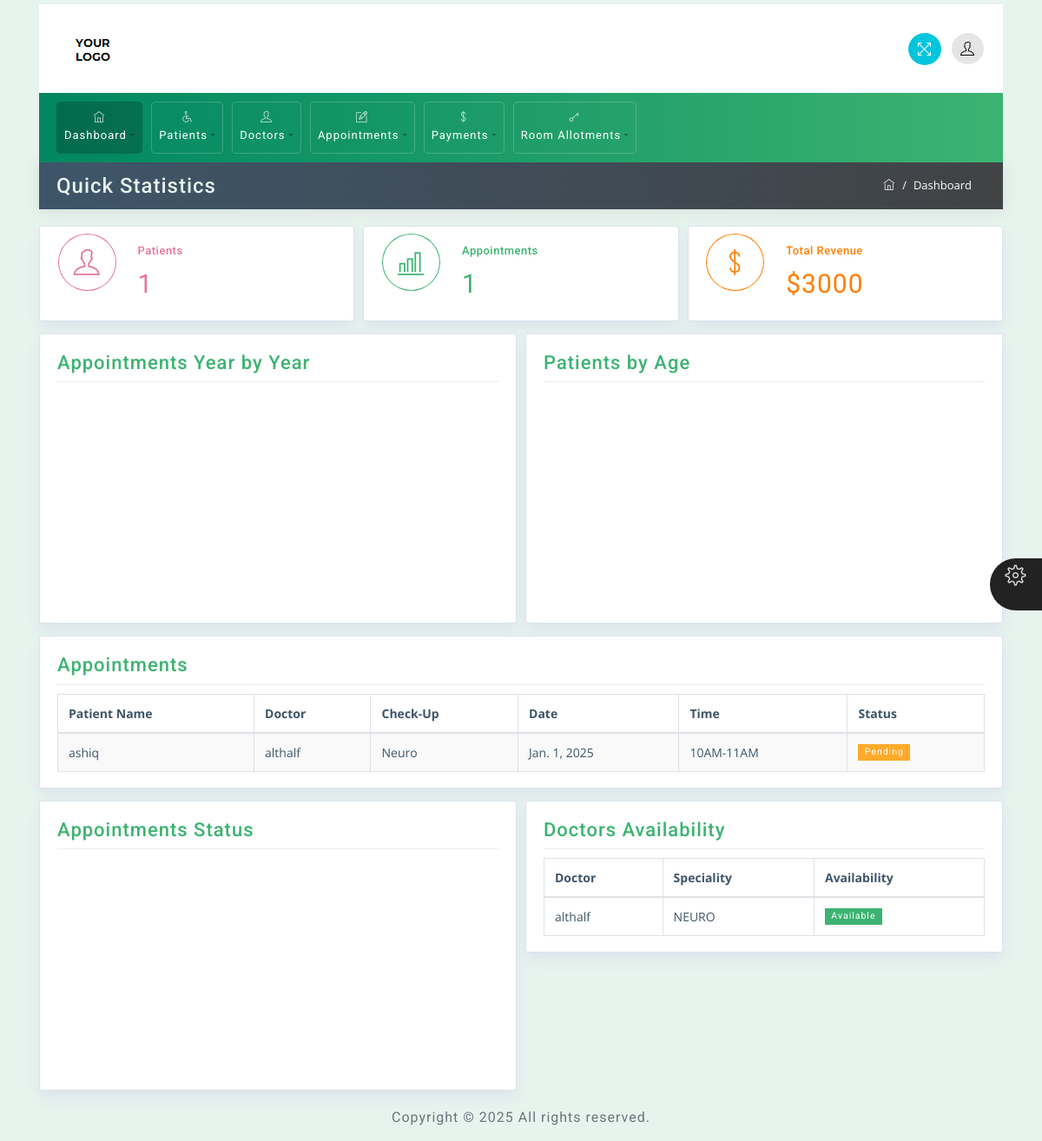
The app's page / (signed in) with its own data.
### app/models.py (models this page shows, shortened)
class Appointment(models.Model):
    DEPARTMENTS = [
        ('Neuro', 'Neuro'),
        ('Gynae', 'Gynae'),
    ]
    TIME_SLOTS = [
        ('10AM-11AM', '10AM-11AM'),
        ('10PM-11PM', '10PM-11PM'),
        ('06AM-07AM', '06AM-07AM'),
    ]
    STATUS_CHOICES = [
        ('Pending', 'Pending'),
        ('Completed', 'Completed'),
        ('Cancelled', 'Cancelled'),
    ]
    patient = models.ForeignKey(Patient, on_delete=models.CASCADE)
    department = models.CharField(max_length=100, choices=DEPARTMENTS)
    doctor = models.ForeignKey(Doctor, on_delete=models.CASCADE)
    appointment_date = models.DateField()
    time_slot = models.CharField(max_length=20, choices=TIME_SLOTS)
    token_number = models.CharField(max_length=40, unique=True)  # Auto-generated
    problem = models.TextField()
    status = models.CharField(max_length=20, choices=STATUS_CHOICES, default='Pending')

class Patient(models.Model):
    name = models.CharField(max_length=100)
    date_of_birth = models.DateField()
    age = models.PositiveIntegerField()
    phone = models.CharField(max_length=15)
    email = models.EmailField()
    gender = models.CharField(max_length=10, choices=[('Male', 'Male'), ('Female', 'Female')])
    address = models.TextField()
    file = models.FileField(upload_to='patients/')

class Doctor(models.Model):
    AVAILABILITY_CHOICES = [
        ('Available', 'Available'),
        ('Not Available', 'Not Available'),
    ]
    name = models.CharField(max_length=100)
    date_of_birth = models.DateField()
    specialization = models.CharField(max_length=100)
    experience = models.PositiveIntegerField()  # Years of experience
    age = models.PositiveIntegerField()
    phone = models.CharField(max_length=15)
    email = models.EmailField()
    gender = models.CharField(max_length=10, choices=[('Male', 'Male'), ('Female', 'Female')])
    address = models.TextField()
    file = models.FileField(upload_to='doctors/')
    availability = models.CharField(max_length=20, choices=AVAILABILITY_CHOICES, default='Available')

### app/views.py (the view)
# urls.py: path('', views.index, name='index'),
def index(request):
    if not request.user.is_authenticated:
        return redirect('login')
    patient_count = Patient.objects.count()
    doctor_count = Doctor.objects.count()
    appointment_count = Appointment.objects.count()
    appointments = Appointment.objects.all()
    doctors  = Doctor.objects.all()
    total_payments = Payment.objects.aggregate(total_amount=Sum('paid'))['total_amount']
    payment_count = Payment.objects.count()
    department_counts = Appointment.objects.values('department').annotate(count=Count('id'))
    room_allotments = RoomAllotment.objects.values('room_type').annotate(count=Count('id'))
    context = {
        'doctors' : doctors,
        'patient_count': patient_count,
        'doctor_count': doctor_count,
        'appointment_count': appointment_count,
        'appointments' : appointments,
        'total_payments': total_payments,
        'payment_count': payment_count,
        'department_counts': department_counts,
        'room_allotments': room_allotments,
        'active_page': 'dashboard',
    }
    return render(request, 'index.html', context)

### app/templates/index.html (shortened to what this page needs)
{% load static %}
<html>
<head>
    <link rel="stylesheet" href="{% static 'css/bootstrap.min.css' %}">
    <link rel="stylesheet" href="{% static 'css/themify-icons.css' %}">
    <link rel="stylesheet" href="{% static 'css/animate.css' %}">
    <link rel="stylesheet" href="{% static 'css/styles.css' %}">
    <link rel="stylesheet" href="{% static 'css/green.css' %}" id="style_theme">
    <link rel="stylesheet" href="{% static 'css/responsive.css' %}">
    <link rel="stylesheet" href="{% static 'charts/css/morris.css' %}">
    <link rel="stylesheet" href="{% static 'css/jquery-jvectormap.css' %}">
</head>
<body>
	<div class="theme-settings" id="switcher">
		<span class="theme-click">
			<span class="ti-settings"></span>
		</span>
	</div>
	<div class="wrapper">
		<div id="content">
			<div class="container top-brand">
				<nav class="navbar navbar-default">
					<div class="navbar-header">
						<div class="sidebar-header"> <a href="{%url 'index'%}"><img src="{% static 'images/logo-dark.png' %}" class="logo" alt="logo"></a>
						</div>
					</div>
					<ul class="nav justify-content-end">
						<li class="nav-item">
							<a class="nav-link">
								<span title="Fullscreen" class="ti-fullscreen fullscreen"></span>
							</a>
						</li>
						<li class="nav-item">
							<a class="nav-link dropdown-toggle" data-toggle="dropdown" href="#" role="button" aria-haspopup="true"
							 aria-expanded="false">
								<span class="ti-user"></span>
							</a>
						</li>
					</ul>
				</nav>
			</div>
			<div class="container menu-nav">
				{%include 'nav.html' with active_page="dashboard"%}
			</div>
			<div class="container mt-0">
				<div class="row breadcrumb-bar">
					<div class="col-md-6">
						<h3 class="block-title">Quick Statistics</h3>
					</div>
					<div class="col-md-6">
						<ol class="breadcrumb">
							<li class="breadcrumb-item">
								<a href="{%url 'index'%}">
									<span class="ti-home"></span>
								</a>
							</li>
							<li class="breadcrumb-item active">Dashboard</li>
						</ol>
					</div>
				</div>
			</div>
			<div class="container home">
				<div class="row">
					<div class="col-md-4">
						<div class="widget-area proclinic-box-shadow color-red">
							<div class="widget-left">
								<span class="ti-user"></span>
							</div>
							<div class="widget-right">
								<h4 class="wiget-title">Patients</h4>
								<span class="numeric color-red">{{patient_count}}</span>
							</div>
						</div>
					</div>
					<div class="col-md-4">
						<div class="widget-area proclinic-box-shadow color-green">
							<div class="widget-left">
								<span class="ti-bar-chart"></span>
							</div>
							<div class="widget-right">
								<h4 class="wiget-title">Appointments</h4>
								<span class="numeric color-green">{{appointment_count}}</span>
							</div>
						</div>
					</div>
					<div class="col-md-4">
						<div class="widget-area proclinic-box-shadow color-yellow">
							<div class="widget-left">
								<span class="ti-money"></span>
							</div>
							<div class="widget-right">
								<h4 class="wiget-title">Total Revenue</h4>
								<span class="numeric color-yellow">${{total_payments}}</span>
							</div>
						</div>
					</div>
				</div>
				<div class="row">
					<div class="col-md-6">
						<div class="widget-area-2 proclinic-box-shadow">
							<h3 class="widget-title">Appointments Year by Year</h3>
							<div id="lineMorris" class="chart-home"></div>
						</div>
					</div>
					<div class="col-md-6">
						<div class="widget-area-2 proclinic-box-shadow">
							<h3 class="widget-title"> Patients by Age</h3>
							<div id="barMorris" class="chart-home"></div>
						</div>
					</div>
				</div>
				<div class="row">
					<div class="col-md-12">
						<div class="widget-area-2 proclinic-box-shadow">
							<h3 class="widget-title">Appointments</h3>
							<div class="table-responsive">
								<table class="table table-bordered table-striped">
									<thead>
										<tr>
											<th>Patient Name</th>
											<th>Doctor</th>
											<th>Check-Up</th>
											<th>Date</th>
											<th>Time</th>
											<th>Status</th>
										</tr>
									</thead>
									<tbody>
										{% for appointment in appointments %}
										<tr>
											<td>{{appointment.patient.name}}</td>
											<td>{{appointment.doctor.name}}</td>
											<td>{{appointment.department}}</td>
											<td>{{appointment.appointment_date}}</td>
											<td>{{appointment.time_slot}}</td>
											<td>
												{% if appointment.status == 'Pending' %}
												<span class="badge badge-warning">Pending</span>
												{% elif appointment.status == 'Completed' %}
												<span class="badge badge-primary">Completed</span>
												{% else %}
												<span class="badge badge-danger">Cancelled</span>
												{% endif %}
											</td>
										 </tr>
										{%endfor%}
									</tbody>
								</table>
							</div>
						</div>
					</div>
				</div>
				<div class="row">
					<div class="col-sm-6">
						<div class="widget-area-2 proclinic-box-shadow">
							<h3 class="widget-title">Appointments Status</h3>
							<div id="donutMorris" class="chart-home"></div>
						</div>
					</div>
					<div class="col-md-6">
						<div class="widget-area-2 progress-status proclinic-box-shadow">
							<h3 class="widget-title">Doctors Availability</h3>
							<div class="table-responsive">
								<table class="table table-bordered">
									<thead>
										<tr>
											<th>Doctor</th>
											<th>Speciality</th>
											<th>Availability</th>
										</tr>
									</thead>
									<tbody>
										{% for doctor in doctors %}
										<tr>
											<td>{{ doctor.name }}</td>
											<td>{{ doctor.specialization }}</td>
											<td>
												{% if doctor.availability == "Available" %}
													<span class="badge badge-success">Available</span>
												{% else %}
													<span class="badge badge-danger">Not Available</span>
												{% endif %}
											</td>
										</tr>
										{% endfor %}
									</tbody>
								</table>
							</div>
						</div>
					</div>
				</div>
			</div>
			<div class="container">
				<div class="d-sm-flex justify-content-center">
				  <span class="text-muted text-center d-block d-sm-inline-block">Copyright © 2025 All rights reserved.</span>
				</div>
			</div>
		</div>
	</div>
</body>
</html>

### app/templates/nav.html (shortened to what this page needs)
<nav class="navbar navbar-expand-lg proclinic-bg text-white">
    <div class="collapse navbar-collapse" id="navbarSupportedContent">
        <ul class="navbar-nav mr-auto">
            <li class="nav-item dropdown {% if active_page == 'dashboard' %}active{% endif %}">
                <a class="nav-link dropdown-toggle" data-toggle="dropdown" href="#" role="button" aria-haspopup="true"
                 aria-expanded="false"><span class="ti-home"></span> Dashboard</a>
            </li>
            <li class="nav-item dropdown  {% if active_page == 'patients' %}active{% endif %}">
                <a class="nav-link dropdown-toggle" data-toggle="dropdown" href="#" role="button" aria-haspopup="true"
                 aria-expanded="false"><span class="ti-wheelchair"></span> Patients</a>
            </li>
            <li class="nav-item dropdown {% if active_page == 'doctors' %}active{% endif %}">
                <a class="nav-link dropdown-toggle" data-toggle="dropdown" href="#" role="button" aria-haspopup="true"
                 aria-expanded="false"><span class="ti-user"></span> Doctors</a>
            </li>
            <li class="nav-item dropdown {% if active_page == 'appointments' %}active{% endif %}">
                <a class="nav-link dropdown-toggle" data-toggle="dropdown" href="#" role="button" aria-haspopup="true"
                 aria-expanded="false"><span class="ti-pencil-alt"></span> Appointments</a>
            </li>
            <li class="nav-item dropdown {% if active_page == 'payments' %}active{% endif %}">
                <a class="nav-link dropdown-toggle" data-toggle="dropdown" href="#" role="button" aria-haspopup="true"
                 aria-expanded="false"><span class="ti-money"></span> Payments</a>
            </li>
            <li class="nav-item dropdown {% if active_page == 'rooms' %}active{% endif %}">
                <a class="nav-link dropdown-toggle" data-toggle="dropdown" href="#" role="button" aria-haspopup="true"
                 aria-expanded="false"><span class="ti-key"></span> Room Allotments</a>
            </li>
        </ul>
    </div>
</nav>

### app/static/app/css/green.css (style rules this page uses)
.proclinic-bg { background: #3CB371; background: -webkit-linear-gradient(to right, #008761, #3CB371); background: linear-gradient(to right, #008761, #3CB371); }
.widget-title { color: #3CB371; }

### app/static/app/css/responsive.css (style rules this page uses)
@media (min-width: 992px) { .row { margin-right: -5px; margin-left: -5px; } }
@media (min-width: 992px) and (max-width: 1200px) { .menu-nav [class^="ti-"], .menu-nav [class*=" ti-"] { display: block; margin-bottom: 5px; text-align: center; } }

### records on screen
Appointment: patient.name "ashiq", doctor.name "althalf", department "Neuro", appointment_date "Jan. 1, 2025", time_slot "10AM-11AM", status "Pending"
Doctor: name "althalf", specialization "NEURO", availability "Available"

### other values on screen
{{ patient_count }} "1"
{{ appointment_count }} "1"
{{ total_payments }} "3000"
